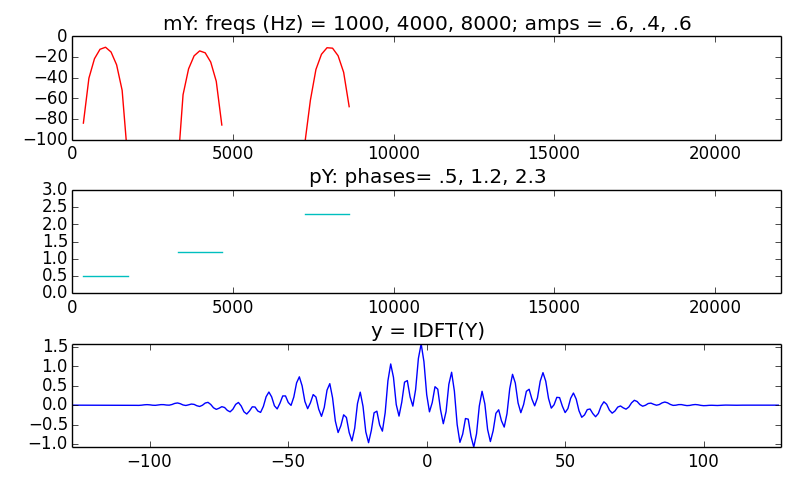

The Python source for this figure:
import numpy as np
import matplotlib.pyplot as plt
from scipy.signal import hamming, triang, blackmanharris
from scipy.fftpack import fft, ifft, fftshift
import sys, os, time

sys.path.append(os.path.join(os.path.dirname(os.path.realpath(__file__)), '../../../software/basicFunctions/'))
sys.path.append(os.path.join(os.path.dirname(os.path.realpath(__file__)), '../../../basicFunctions_C/'))

try:
  import basicFunctions_C as GS
except ImportError:
  import smsGenSpecSines as GS
  print "%%%%%%%%%%%%%%%%%%%%%%%%%%%%%%%%%%%%%%%%%%%%%%%%%%%%%%%%%%%%%%%%%%%%%%%%%%%%%%%%%%%%%%%"
  print "NOTE: Cython modules for some functions were not imported, the processing will be slow"
  print "%%%%%%%%%%%%%%%%%%%%%%%%%%%%%%%%%%%%%%%%%%%%%%%%%%%%%%%%%%%%%%%%%%%%%%%%%%%%%%%%%%%%%%%"
  
Ns = 256
hNs = Ns/2
yw = np.zeros(Ns)
fs = 44100
freqs = np.array([1000.0, 4000.0, 8000.0])
amps = np.array([.6, .4, .6])
phases = ([0.5, 1.2, 2.3])
yploc = Ns*freqs/fs
ypmag = 20*np.log10(amps/2.0)
ypphase = phases

Y = GS.genSpecSines(yploc, ypmag, ypphase, Ns)       
mY = 20*np.log10(abs(Y[:hNs]))
pY = np.unwrap(np.angle(Y[:hNs]))
y= fftshift(ifft(Y))*sum(blackmanharris(Ns))
 
plt.figure(1)
plt.subplot(3,1,1)
plt.plot(fs*np.arange(Ns/2)/Ns, mY, 'r')
plt.axis([0, fs/2.0,-100,0])
plt.title("mY: freqs (Hz) = 1000, 4000, 8000; amps = .6, .4, .6")

plt.subplot(3,1,2)
pY[pY==0]= np.nan
plt.plot(fs*np.arange(Ns/2)/Ns, pY, 'c')
plt.axis([0, fs/2.0,-.01,3.0])
plt.title("pY: phases= .5, 1.2, 2.3")

plt.subplot(3,1,3)
plt.plot(np.arange(-hNs, hNs), y, 'b')
plt.axis([-hNs, hNs,min(y),max(y)])
plt.title("y = IDFT(Y)")

plt.show()
